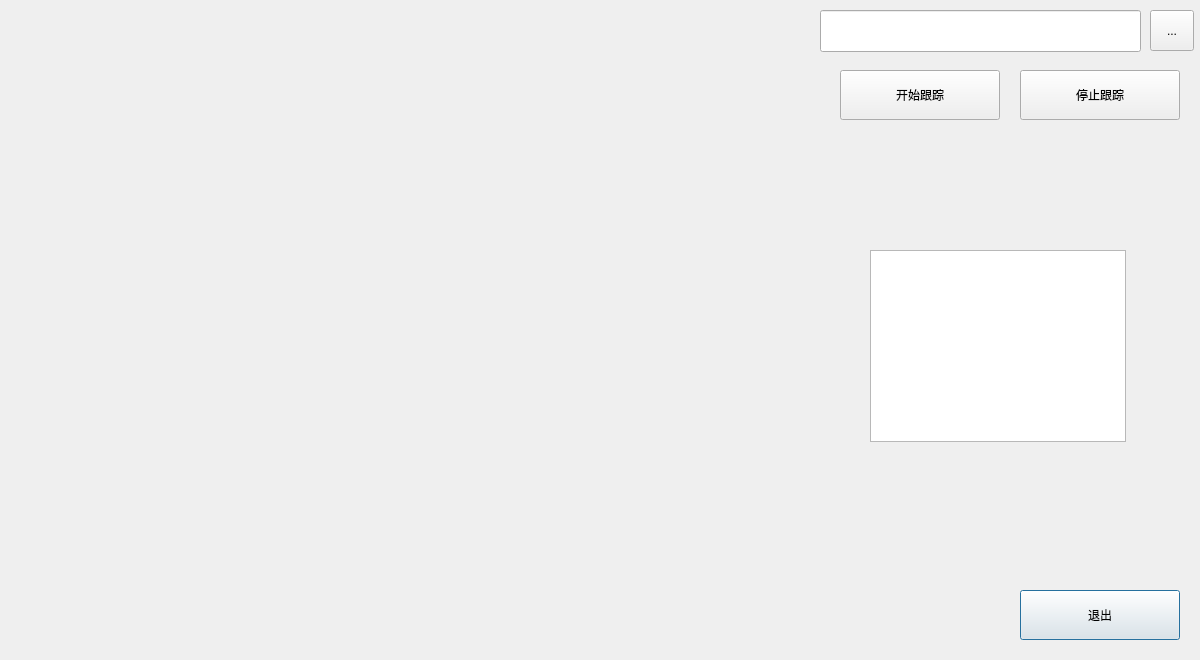
<?xml version="1.0" encoding="UTF-8"?>
<ui version="4.0">
 <class>dialog</class>
 <widget class="QDialog" name="dialog">
  <property name="geometry">
   <rect>
    <x>0</x>
    <y>0</y>
    <width>1200</width>
    <height>660</height>
   </rect>
  </property>
  <property name="windowTitle">
   <string>焊缝跟踪</string>
  </property>
  <widget class="QLineEdit" name="lineEdit_filename">
   <property name="geometry">
    <rect>
     <x>820</x>
     <y>10</y>
     <width>321</width>
     <height>42</height>
    </rect>
   </property>
  </widget>
  <widget class="QToolButton" name="button_openFile">
   <property name="geometry">
    <rect>
     <x>1150</x>
     <y>10</y>
     <width>44</width>
     <height>41</height>
    </rect>
   </property>
   <property name="text">
    <string>...</string>
   </property>
  </widget>
  <widget class="QPushButton" name="button_exit">
   <property name="geometry">
    <rect>
     <x>1020</x>
     <y>590</y>
     <width>160</width>
     <height>50</height>
    </rect>
   </property>
   <property name="text">
    <string>退出</string>
   </property>
  </widget>
  <widget class="QPushButton" name="button_startTrace">
   <property name="geometry">
    <rect>
     <x>840</x>
     <y>70</y>
     <width>160</width>
     <height>50</height>
    </rect>
   </property>
   <property name="text">
    <string>开始跟踪</string>
   </property>
  </widget>
  <widget class="QPushButton" name="button_stopTrace">
   <property name="geometry">
    <rect>
     <x>1020</x>
     <y>70</y>
     <width>160</width>
     <height>50</height>
    </rect>
   </property>
   <property name="text">
    <string>停止跟踪</string>
   </property>
  </widget>
  <widget class="QLabel" name="label_show">
   <property name="geometry">
    <rect>
     <x>10</x>
     <y>10</y>
     <width>800</width>
     <height>640</height>
    </rect>
   </property>
   <property name="frameShadow">
    <enum>QFrame::Plain</enum>
   </property>
   <property name="text">
    <string/>
   </property>
  </widget>
  <widget class="QGraphicsView" name="graphicsView_show">
   <property name="geometry">
    <rect>
     <x>870</x>
     <y>250</y>
     <width>256</width>
     <height>192</height>
    </rect>
   </property>
  </widget>
 </widget>
 <resources/>
 <connections>
  <connection>
   <sender>button_exit</sender>
   <signal>clicked()</signal>
   <receiver>dialog</receiver>
   <slot>close()</slot>
   <hints>
    <hint type="sourcelabel">
     <x>1096</x>
     <y>576</y>
    </hint>
    <hint type="destinationlabel">
     <x>1172</x>
     <y>361</y>
    </hint>
   </hints>
  </connection>
 </connections>
</ui>
